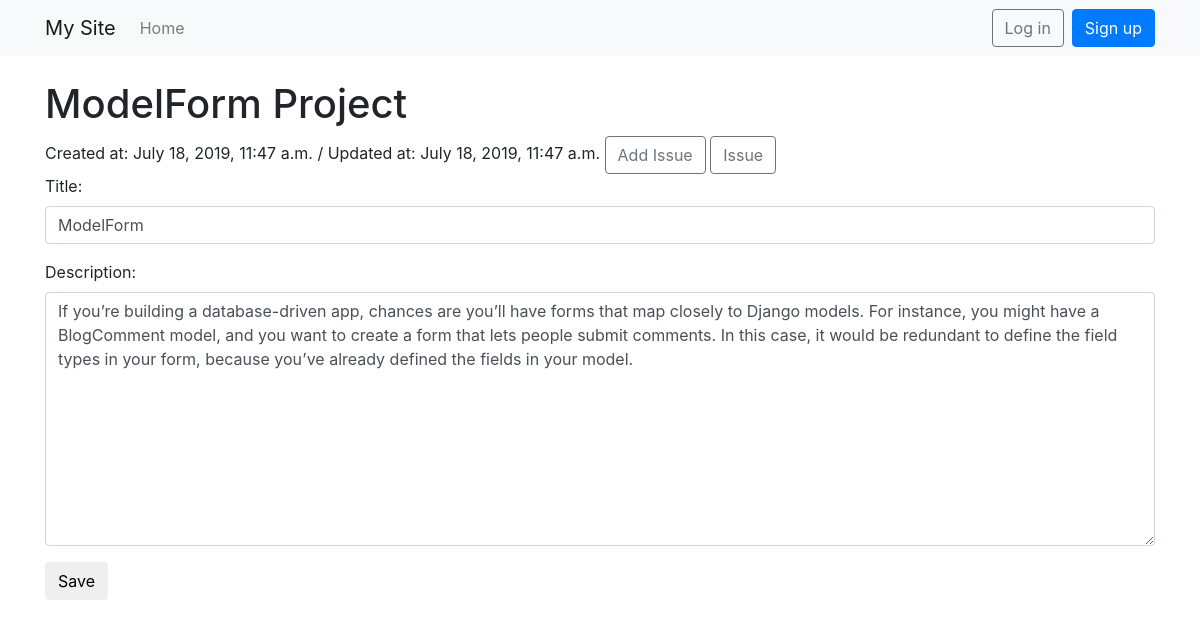
The page /15/ on the database as committed earlier.
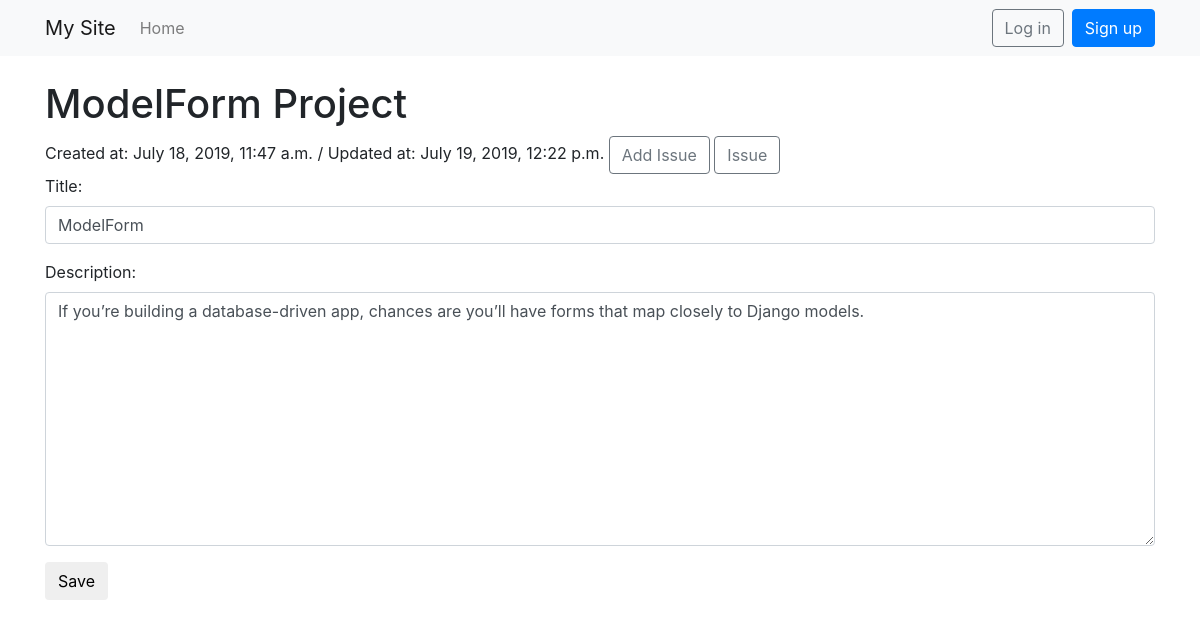
The same page on the database as committed later.
### todo/models.py (models this page shows, shortened)
class Project(models.Model):
    user = models.ForeignKey(User, on_delete=models.CASCADE, blank=True, null=True)
    title = models.CharField(max_length=50, verbose_name='Title', blank=True)
    description = models.TextField(max_length=200)
    created_at = models.DateTimeField(auto_now_add=True, verbose_name='Created at')
    updated_at = models.DateTimeField(auto_now=True, verbose_name='Updated at')

### todo/views.py (the view)
# urls.py: path('<int:pk>/', views.ProjectDetailView.as_view(), name = 'project-detail'),
class ProjectDetailView(DetailView):
    model = Project
    template_name = 'project_detail.html'
    def get(self, request, *args, **kwargs):
        self.object = self.get_object()
        context = self.get_context_data(object=self.object)
        data={
            'title':self.object.title,
            'description':self.object.description,
            'updated_at':self.object.updated_at,
            'created_at':self.object.created_at,
        }
        context['form']=ProjectForm(data)
        return self.render_to_response(context)

### todo/forms.py
class ProjectForm(forms.Form):
    title = forms.CharField(label='Title',
                            widget=forms.TextInput(
                                attrs={'class': 'form-control'}
                                )
                            )
    description = forms.CharField(required=False,
                                  widget=forms.Textarea(
                                      attrs={'cols': "80", 'rows': "10", 'class': 'form-control'}
                                      )
                                )
    class Meta:
        model = Project
        fields = ['title']

### templates/project_detail.html (shortened to what this page needs)
{% extends 'base.html' %}
{% block content %}
    <h1>{{ object.title }} Project</h1>
    <form method="POST" class="project-detail">
        Created at: {{ object.created_at }} /
        Updated at: {{ object.updated_at }}
        <form method="POST" class="issue-create">
            <a href="{% url 'issue-create' object.pk %}" class="btn btn-outline-secondary">Add Issue</a>
            <a class="btn btn-outline-secondary" href="{% url 'issue-index' object.pk %}">Issue</a>
        </form>
        {{ form.as_p }}
        <button type="submit" class="save btn btn-default">Save</button>
    </form>
{% endblock %}

Rows that differ between the two databases and show on the page:
changed Project "ModelForm": updated_at "July 18, 2019, 11:47 a.m." → "July 19, 2019, 12:22 p.m."; description "…closely to Django models. For instance, you might have a BlogComment model, and you want to create a form that lets people submit comments. In this case, it would be redundant to define the field types in your form, because you’ve already defined the fields in your model." → "If you’re building a database-driven app, chances are you’ll have forms that map closely to Django models."
